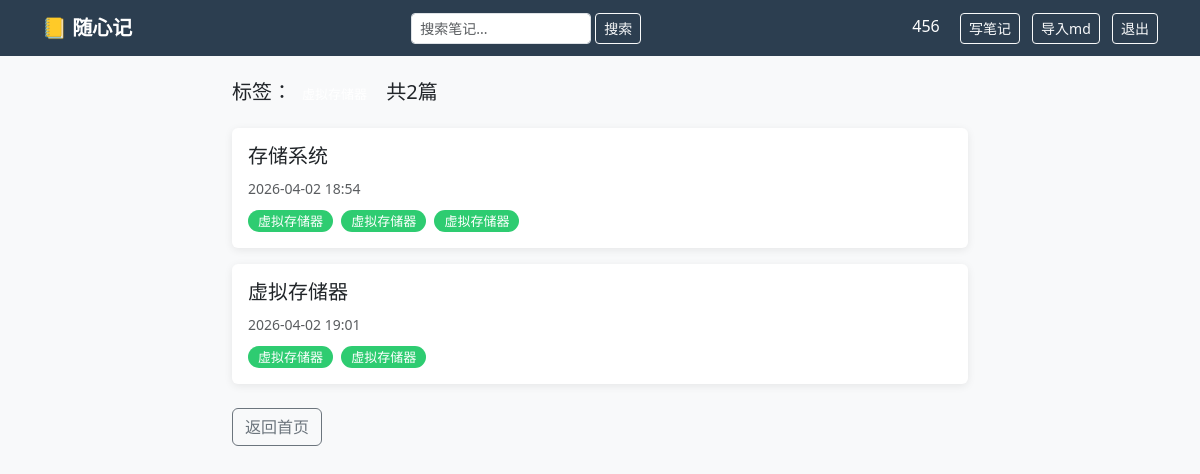
/tags/1 (signed in), run on the app's committed database.
### app.py (models this page shows)
class User(UserMixin, db.Model):
    id = db.Column(db.Integer, primary_key=True)
    username = db.Column(db.String(80), unique=True, nullable=False)
    password = db.Column(db.String(200), nullable=False)
    notes = db.relationship('Note', backref='author', lazy=True)

class Note(db.Model):
    id = db.Column(db.Integer, primary_key=True)
    title = db.Column(db.String(200), nullable=False)
    content = db.Column(db.Text, nullable=False)
    created_at = db.Column(db.DateTime, default=datetime.utcnow)
    updated_at = db.Column(db.DateTime, default=datetime.utcnow, onupdate=datetime.utcnow)
    user_id = db.Column(db.Integer, db.ForeignKey('user.id'), nullable=False)
    folder_id = db.Column(db.Integer, db.ForeignKey('folder.id'), nullable=True)
    is_public = db.Column(db.Boolean, default=False)
    tags = db.relationship('Tag', secondary=note_tags, backref='notes')

class Tag(db.Model):
    id = db.Column(db.Integer, primary_key=True)
    name = db.Column(db.String(50), unique=True, nullable=False)

### app.py (the view)
@app.route('/tags/<int:tag_id>')
@login_required
def view_tag(tag_id):
    tag = Tag.query.get_or_404(tag_id)
    notes = [note for note in tag.notes if note.user_id == current_user.id]
    return render_template('tag.html', tag=tag, notes=notes)

### app.py (called while the page is built)
@app.template_filter('local_time')
def local_time(dt):
    if dt is None:
        return ''
    beijing = timezone(timedelta(hours=8))
    return dt.replace(tzinfo=timezone.utc).astimezone(beijing).strftime('%Y-%m-%d %H:%M')

@login_manager.user_loader
def load_user(user_id):
    return User.query.get(int(user_id))

### templates/tag.html (shortened to what this page needs)
{% extends 'base.html' %}
{% block content %}
<div class="row justify-content-center">
    <div class="col-md-8">
        <h5 class="mb-4">标签：<span class="tag-badge">{{ tag.name }}</span> 共{{ notes|length }}篇</h5>
        {% for note in notes %}
        <div class="card mb-3 p-3">
            <div class="d-flex justify-content-between align-items-start">
                <div>
                    <h5><a href="/notes/{{ note.id }}" class="text-decoration-none text-dark">{{ note.title }}</a></h5>
                    <small class="text-muted">{{ note.created_at | local_time }}</small>
                    <div class="mt-2">
                        {% for t in note.tags %}
                        <a href="/tags/{{ tag.id }}" class="tag-badge tag-color-{{ tag.id % 8 }}">{{ tag.name }}</a>
                        {% endfor %}
                    </div>
                </div>
            </div>
        </div>
        {% else %}
        <div class="card p-4 text-center text-muted">
            <p>这个标签下还没有笔记</p>
        </div>
        {% endfor %}
        <a href="/" class="btn btn-outline-secondary mt-2">返回首页</a>
    </div>
</div>
{% endblock %}

### templates/base.html (shortened to what this page needs)
<!DOCTYPE html>
<html>
<head>
    <link href="https://cdn.jsdelivr.net/npm/bootstrap@5.3.0/dist/css/bootstrap.min.css" rel="stylesheet">
    <link rel="stylesheet" href="https://cdn.jsdelivr.net/npm/easymde/dist/easymde.min.css">
</head>
<body>
    <nav class="navbar navbar-dark mb-4">
        <div class="container">
            <a class="navbar-brand fw-bold" href="/">📒 随心记</a>
            {% if current_user.is_authenticated %}
            <form class="d-flex me-2" method="GET" action="/search">
                <input type="text" name="q" class="form-control form-control-sm me-1" placeholder="搜索笔记..." style="width:180px">
                <button type="submit" class="btn btn-sm btn-outline-light">搜索</button>
            </form>
            <div>
                <a href="/profile" class="text-white text-decoration-none me-3">{{ current_user.username }}</a>
                <a href="/notes/new" class="btn btn-sm btn-outline-light me-2">写笔记</a>
                <form method="POST" action="/notes/import" enctype="multipart/form-data" class="d-inline">
                    <label class="btn btn-sm btn-outline-light me-2">
                        导入md
                    </label>
                </form>
                <a href="/logout" class="btn btn-sm btn-outline-light">退出</a>
            </div>
            {% endif %}
        </div>
    </nav>
    <div class="container">
        {% block content %}{% endblock %}
    </div>
</body>
</html>

### templates/base.html (style rules this page uses)
body { background-color: #f8f9fa; }
.navbar { background-color: #2c3e50 !important; }
.card { border: none; box-shadow: 0 2px 8px rgba(0,0,0,0.08); }
.tag-badge { padding: 2px 10px; border-radius: 12px; font-size: 13px; text-decoration: none; margin-right: 4px; color: white; }
.tag-color-1 { background-color: #2ecc71; }

### data on the page
User: username "456"
Note: title "存储系统", created_at|local_time "2026-04-02 18:54"
Tag: name "虚拟存储器"
Note: title "虚拟存储器", created_at|local_time "2026-04-02 19:01"

### other printed values
{{ notes|length }} "2"
